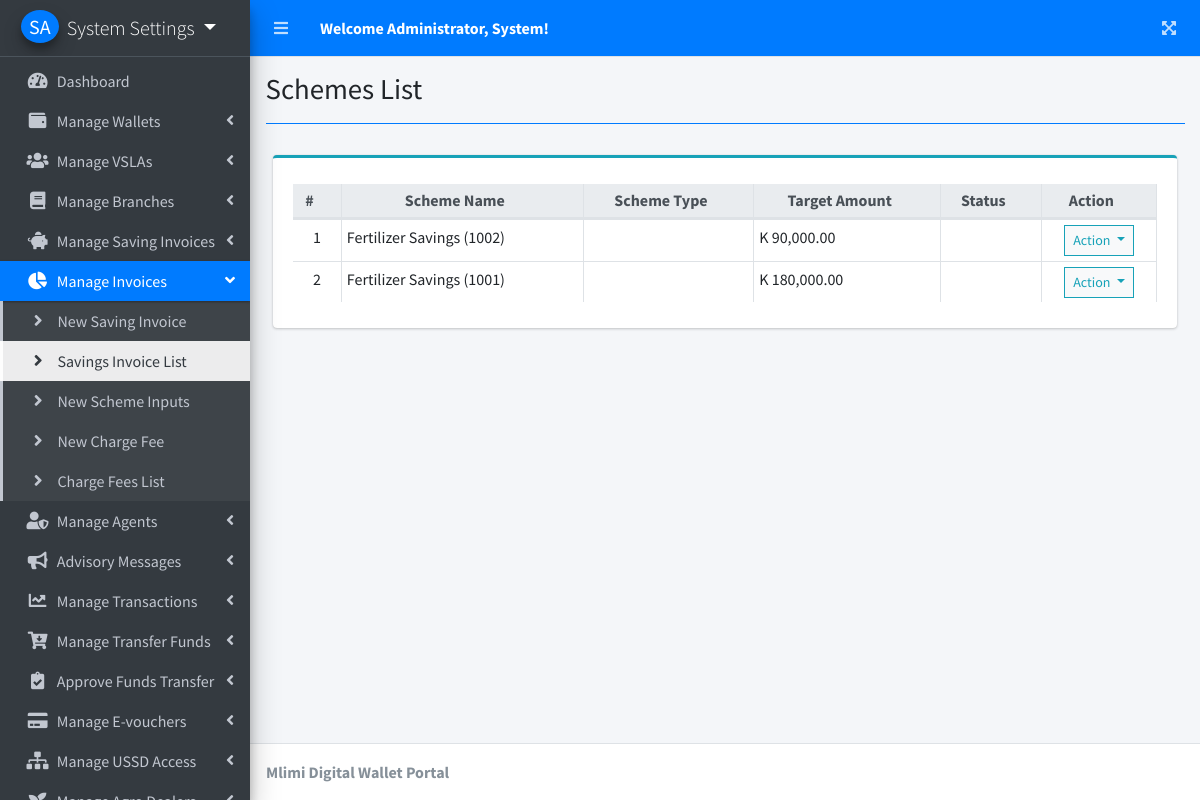
Page /?page=schemes_list (signed in) on the committed database.
### tables this page shows
CREATE TABLE `saving_schemes` (
  `id` int(30) NOT NULL,
  `scheme_name` varchar(100) NOT NULL,
  `target_savings_amount` float NOT NULL,
  `monthly_deductible` tinyint(1) NOT NULL DEFAULT 0
);

### schemes_list.php (the view, shortened to what this page needs)
<?php include 'db_connect.php' ?>
<div class="col-lg-12">
  <div class="card card-outline card-info">
    <div class="card-body table-responsive">
      <table class="table table-bordered table-sm table-hover w-100" id="savingSchemesTable">
        <thead class="thead-light">
          <tr class="text-center">
            <th>#</th>
            <th>Scheme Name</th>
            <th>Scheme Type</th>
            <th>Target Amount</th>
            <th>Status</th>
            <th>Action</th>
          </tr>
        </thead>
        <tbody>
          <?php
          $i = 1;
          $qry = $conn->query("SELECT * FROM saving_schemes ORDER BY id DESC");
          while($row = $qry->fetch_assoc()):
          ?>
          <tr>
            <td class="text-center"><?php echo $i++ ?></td>
            <td><?php echo ucwords(strtolower($row['scheme_name'])) ?></td>
            <td><?php echo ucwords(strtolower($row['scheme_type'])) ?></td>
            <td>K <?php echo number_format($row['target_savings_amount'], 2) ?></td>
            <td class="text-center">
            </td>
            <td class="text-center">
              <button type="button" class="btn btn-default btn-sm btn-flat border-info wave-effect text-info dropdown-toggle" data-toggle="dropdown" aria-expanded="true">
                Action
              </button>
            </td>
          </tr>
          <?php endwhile; ?>
        </tbody>
      </table>
    </div>
  </div>
</div>

### rows in the picture
saving_schemes: scheme_name "Fertilizer Savings (1002)", target_savings_amount "90,000.00"
saving_schemes: scheme_name "Fertilizer Savings (1001)", target_savings_amount "180,000.00"

### other values in the picture
$_SESSION['login_name'] "Administrator, System"
$title "Schemes List"
